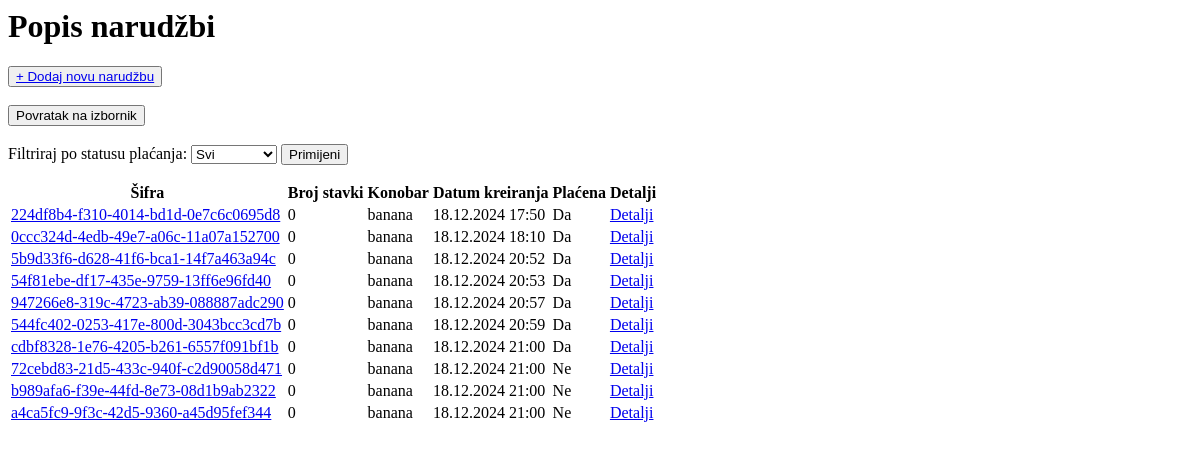
/lista-narudzbi/ (signed in), run on an earlier commit of the app's database.
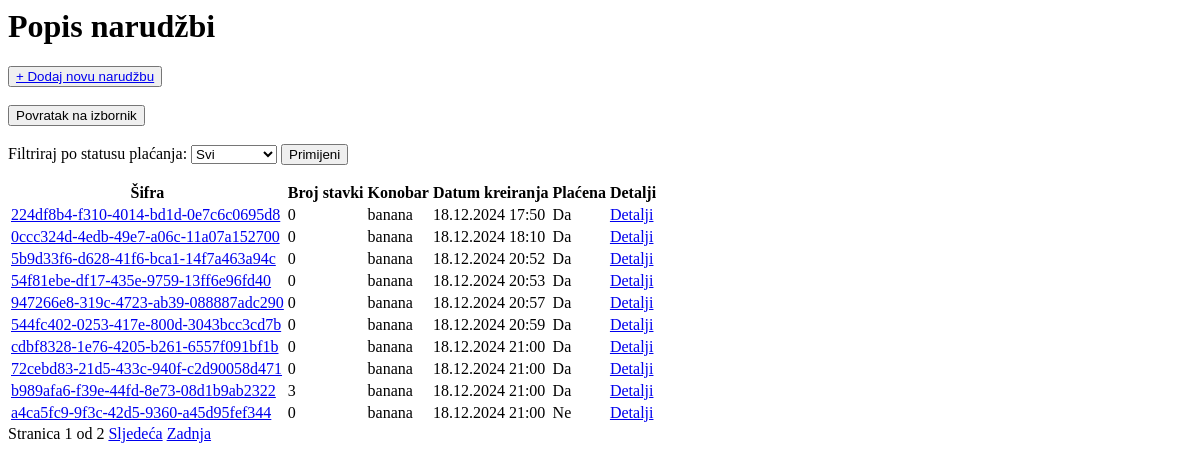
And on a later commit of the database.
### main/models.py (models this page shows, shortened)
class Narudzba(models.Model):
    narudzba_sifra =  models.UUIDField(default=uuid.uuid4, editable=False, unique=True)                 # models.CharField(max_length=10)
    narudzba_kolicina_stavki = models.PositiveIntegerField(
        validators=[MinValueValidator(0)],
        blank = True
    )
    narudzba_konobar = models.ForeignKey(
        User,
        on_delete=models.CASCADE,
        related_name='narudzbe'
    )
    narudzba_datum_kreiranja = models.DateTimeField(default=timezone.now)
    narudzba_placena = models.BooleanField(default=False)
    narudzba_ukupna_cijena = models.DecimalField(max_digits=10, decimal_places=2, default=0.00)

### main/views.py (the view)
# urls.py: path('lista-narudzbi/', views.NarudzbaListView.as_view(), name='lista_narudzbi'),
class NarudzbaListView(ListView):
    model = Narudzba
    template_name = 'main/user/lista_narudzbi/list_view.html'
    context_object_name = 'narudzbe'
    paginate_by = 10
    def get_queryset(self):
        queryset = super().get_queryset()
        user = self.request.user
        if not user.is_authenticated:
            return queryset.none()
        queryset = queryset.filter(narudzba_konobar=user)
        placena_filter = self.request.GET.get('placena')
        if placena_filter is not None and placena_filter != "":
            queryset = queryset.filter(narudzba_placena=(placena_filter.lower() == 'true'))
        return queryset

### main/templates/main/user/lista_narudzbi/list_view.html (shortened to what this page needs)
<h1>Popis narudžbi</h1>
<button>
    <a href="{% url 'main:kreiraj_narudzbu'%}" class="btn btn-primary">+ Dodaj novu narudžbu</a>
</button>
<a href="{% url 'main:homepage'%}" class="btn btn-primary">
    <button>
        Povratak na izbornik
    </button>
</a>
<form method="get">
    <label for="placena">Filtriraj po statusu plaćanja:</label>
    <select name="placena" id="placena">
        <option value="">Svi</option>
    </select>
    <button type="submit">Primijeni</button>
</form>
<table>
    <thead>
        <tr>
            <th>Šifra</th>
            <th>Broj stavki</th>
            <th>Konobar</th>
            <th>Datum kreiranja</th>
            <th>Plaćena</th>
            <th>Detalji</th>
        </tr>
    </thead>
    <tbody>
        {% for narudzba in narudzbe %}
        <tr>
            <td><a href="{% url 'main:detalji_narudzbe' narudzba.narudzba_sifra %}">{{ narudzba.narudzba_sifra }}</a></td>
            <td>{{ narudzba.narudzba_kolicina_stavki }}</td>
            <td>{{ narudzba.narudzba_konobar.username }}</td>
            <td>{{ narudzba.narudzba_datum_kreiranja|date:"d.m.Y H:i" }}</td>
            <td>{{ narudzba.narudzba_placena|yesno:"Da,Ne" }}</td>
            <td><a href="{% url 'main:detalji_narudzbe' narudzba.narudzba_sifra %}" class="btn btn-info">Detalji</a></td>
        </tr>
        {% empty %}
        <tr>
            <td colspan="6">Nema narudžbi za prikaz.</td>
        </tr>
        {% endfor %}
    </tbody>
</table>
<div class="pagination">
    {% if is_paginated %}
        <span>Stranica {{ page_obj.number }} od {{ page_obj.paginator.num_pages }}</span>
        {% if page_obj.has_next %}
            <a href="?page={{ page_obj.next_page_number }}">Sljedeća</a>
            <a href="?page={{ page_obj.paginator.num_pages }}">Zadnja</a>
        {% endif %}
    {% endif %}
</div>

What changed in the data, as far as the page shows it:
changed Narudzba "72cebd83-21d5-433c-940f-c2d90058d471": narudzba_placena "Ne" → "Da"
changed Narudzba "b989afa6-f39e-44fd-8e73-08d1b9ab2322": narudzba_kolicina_stavki "0" → "3"; narudzba_placena "Ne" → "Da"
Also different on the page:
{{ page_obj.number }}: (not shown) → "1"
{{ page_obj.paginator.num_pages }}: (not shown) → "2"
text now shown: "Stranica od Sljedeća Zadnja"
